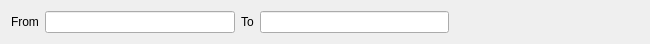
<?xml version="1.0" encoding="UTF-8"?>
<ui version="4.0">
 <class>FEvents</class>
 <widget class="QWidget" name="FEvents">
  <property name="geometry">
   <rect>
    <x>0</x>
    <y>0</y>
    <width>650</width>
    <height>38</height>
   </rect>
  </property>
  <property name="windowTitle">
   <string>Form</string>
  </property>
  <layout class="QHBoxLayout" name="horizontalLayout">
   <item>
    <widget class="QLabel" name="label">
     <property name="text">
      <string>From</string>
     </property>
    </widget>
   </item>
   <item>
    <widget class="EDateEdit" name="deStart"/>
   </item>
   <item>
    <widget class="QLabel" name="label_2">
     <property name="text">
      <string>To</string>
     </property>
    </widget>
   </item>
   <item>
    <widget class="EDateEdit" name="deEnd"/>
   </item>
   <item>
    <spacer name="horizontalSpacer">
     <property name="orientation">
      <enum>Qt::Horizontal</enum>
     </property>
     <property name="sizeHint" stdset="0">
      <size>
       <width>40</width>
       <height>20</height>
      </size>
     </property>
    </spacer>
   </item>
  </layout>
 </widget>
 <customwidgets>
  <customwidget>
   <class>EDateEdit</class>
   <extends>QLineEdit</extends>
   <header location="global">edateedit.h</header>
  </customwidget>
 </customwidgets>
 <resources/>
 <connections/>
</ui>
